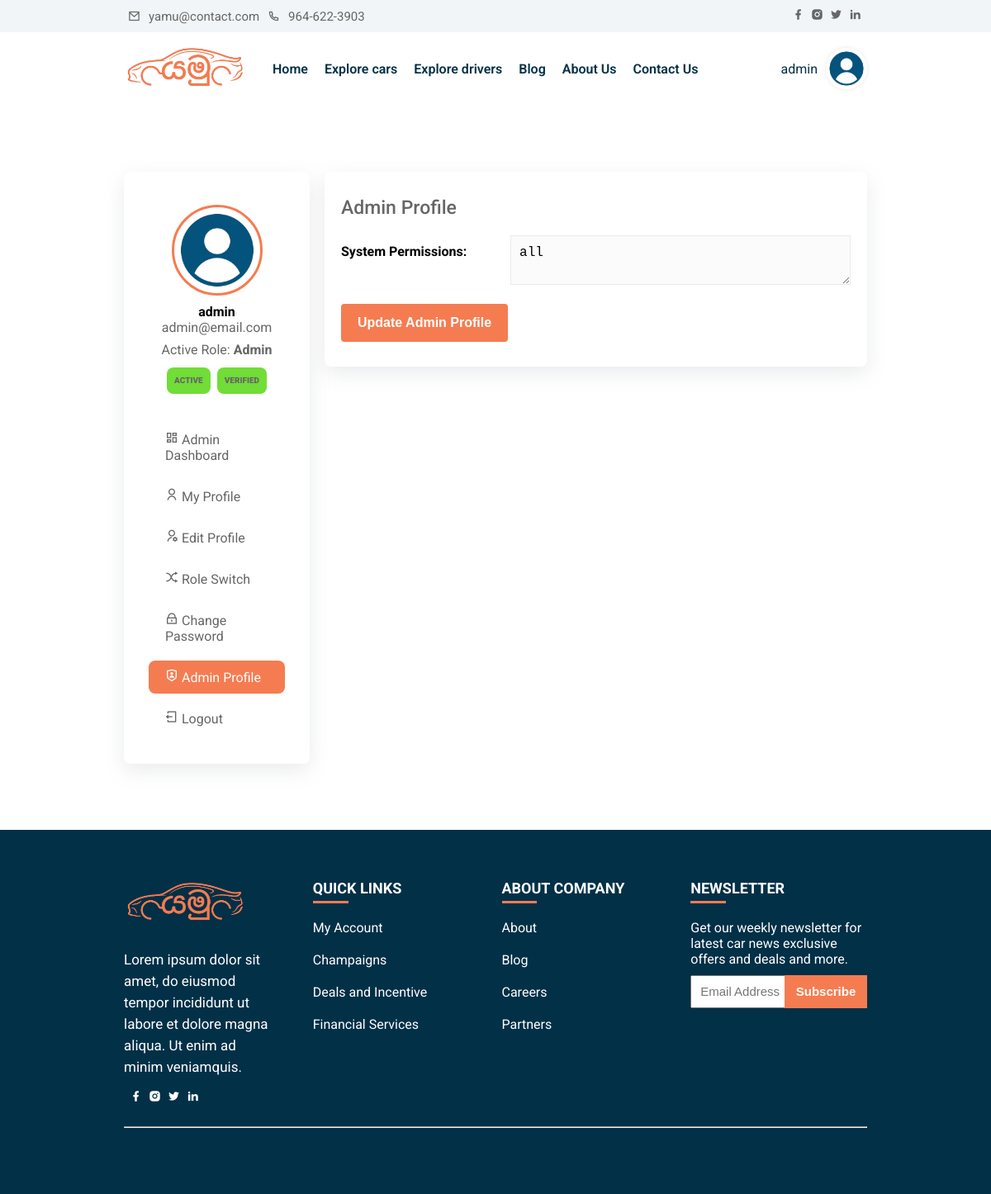
Screenshot of /admin-profile.php (signed in) with the database file from the repository.
### tables this page shows
CREATE TABLE IF NOT EXISTS `users` (
  `user_id` int(11) NOT NULL AUTO_INCREMENT,
  `username` varchar(50) DEFAULT NULL,
  `password` varchar(50) DEFAULT NULL,
  `role` enum('admin','staff','driver','customer') NOT NULL DEFAULT 'customer',
  `full_name` varchar(255) DEFAULT NULL,
  `email` varchar(255) DEFAULT NULL,
  `address` longtext,
  `city` varchar(50) DEFAULT NULL,
  `phone` varchar(11) DEFAULT NULL,
  `dob` varchar(50) DEFAULT NULL,
  `license_or_nic` varchar(100) DEFAULT NULL,
  `verification_status` varchar(20) NOT NULL DEFAULT 'verified',
  `bio` longtext,
  `profile_pic` varchar(255) DEFAULT NULL,
  `account_status` varchar(20) NOT NULL DEFAULT 'active',
  `rag_date` datetime DEFAULT NULL,
  `created_at` datetime DEFAULT NULL,
  `updated_at` datetime DEFAULT NULL,
  PRIMARY KEY (`user_id`)
);

CREATE TABLE IF NOT EXISTS `admin_profiles` (
  `admin_profile_id` INT(11) NOT NULL AUTO_INCREMENT,
  `user_id` INT(11) NOT NULL,
  `system_permissions` LONGTEXT DEFAULT NULL,
  `created_at` DATETIME DEFAULT CURRENT_TIMESTAMP,
  `updated_at` DATETIME DEFAULT CURRENT_TIMESTAMP ON UPDATE CURRENT_TIMESTAMP,
  PRIMARY KEY (`admin_profile_id`),
  UNIQUE KEY `uk_admin_profile_user` (`user_id`)
);

### includes/auth.php (called while the page is built, shortened)
<?php
function yamu_e($value)
{
    return htmlspecialchars((string) $value, ENT_QUOTES, 'UTF-8');
}
function yamu_normalize_role($role)
{
    $role = strtolower(trim((string) $role));
    $allowedRoles = ['admin', 'staff', 'driver', 'customer'];
    return in_array($role, $allowedRoles, true) ? $role : 'customer';
}
function yamu_role_label($role)
{
    return ucfirst(yamu_normalize_role($role));
}
function yamu_is_admin_role($role)
{
    return yamu_normalize_role($role) === 'admin';
}
function yamu_is_admin_panel_role($role)
{
    return yamu_is_admin_role($role);
}
function yamu_table_exists($conn, $tableName)
{
    static $cache = [];
    $key = spl_object_hash($conn) . ':' . $tableName;
    if (isset($cache[$key])) {
        return $cache[$key];
    }
    $escapedTable = mysqli_real_escape_string($conn, (string) $tableName);
    $result = @mysqli_query($conn, "SHOW TABLES LIKE '{$escapedTable}'");
    $exists = $result instanceof mysqli_result && $result->num_rows > 0;
    $cache[$key] = $exists;
    return $exists;
}
function yamu_is_admin_authenticated()
{
    return isset($_SESSION['admin']) && yamu_is_admin_panel_role($_SESSION['admin']['role'] ?? null);
}
function yamu_badge_class($status)
{
    $status = strtolower(trim((string) $status));
    if (in_array($status, ['active', 'approved', 'verified', 'confirmed', 'completed', 'paid', 'available', 'good', 'visible', 'resolved'], true)) {
        return 'Status-conpleted-badge';
    }
    return 'Status-inactive-badge';
}
function yamu_fetch_user_by_id($conn, $userId)
{
    $stmt = $conn->prepare('SELECT * FROM users WHERE user_id = ? LIMIT 1');
    $stmt->bind_param('i', $userId);
    $stmt->execute();
    $result = $stmt->get_result();
    $row = $result ? $result->fetch_assoc() : null;
    return $row ?: null;
}
function yamu_ensure_role_profile_row($conn, $userId, $role, $sourceUser = null)
{
    $userId = (int) $userId;
    $role = yamu_normalize_role($role);
    $sourceUser = is_array($sourceUser) ? $sourceUser : yamu_fetch_user_by_id($conn, $userId);
    if ($role === 'admin' && yamu_table_exists($conn, 'admin_profiles')) {
        $permissions = 'all';
        $stmt = $conn->prepare('INSERT IGNORE INTO admin_profiles (user_id, system_permissions, created_at, updated_at) VALUES (?, ?, NOW(), NOW())');
        $stmt->bind_param('is', $userId, $permissions);
        $ok = $stmt->execute();
        return $ok;
    }
    return false;
}
function yamu_fetch_role_profile($conn, $userId, $role)
{
    $userId = (int) $userId;
    $role = yamu_normalize_role($role);
    $tableByRole = [
        'customer' => 'customer_profiles',
        'driver' => 'driver_profiles',
        'staff' => 'staff_profiles',
        'admin' => 'admin_profiles',
    ];
    $table = $tableByRole[$role] ?? null;
    $stmt = $conn->prepare("SELECT * FROM {$table} WHERE user_id = ? LIMIT 1");
    $stmt->bind_param('i', $userId);
    $stmt->execute();
    $result = $stmt->get_result();
    $profile = $result ? $result->fetch_assoc() : null;
    return $profile ?: null;
}
function yamu_profile_avatar_path($fileName)
{
    $fileName = !empty($fileName) ? $fileName : 'avatar.png';
    return 'assets/images/uploads/avatar/' . $fileName;
}

### admin-profile.php (the view, shortened to what this page needs)
<?php
require_once __DIR__ . '/includes/auth.php';
include 'includes/config.php';
$page_title = 'Admin Profile';
$userId = (int) ($_SESSION['user']['user_ID'] ?? 0);
yamu_ensure_role_profile_row($conn, $userId, 'admin');
$profile = yamu_fetch_role_profile($conn, $userId, 'admin') ?? [];
?>
<!DOCTYPE html>
<html lang="en">
<head>
    <?php include('includes/header.php'); ?>
</head>
<body>
    <?php include('includes/menu.php'); ?>
    <section class="profile">
        <div class="container">
            <div class="row">
                <?php
                    $currentAccountPage = 'admin-profile';
                    include('includes/account-sidebar.php');
                ?>
                <div class="profile-details card">
                    <h3>Admin Profile</h3>
                    <form action="includes/role-profile-setting.php" method="POST" class="signup-form">
                        <div class="form-group">
                            <label for="system_permissions">System Permissions:</label>
                            <textarea name="system_permissions" id="system_permissions" placeholder="e.g. all or comma-separated permissions"><?php echo yamu_e($profile['system_permissions'] ?? 'all'); ?></textarea>
                        </div>
                        <input type="submit" value="Update Admin Profile" class="btn main-btn" name="updateAdminProfile" />
                    </form>
                </div>
            </div>
        </div>
    </section>
    <?php include('includes/footer.php'); ?>
</body>
</html>

### includes/menu.php (shortened to what this page needs)
<?php
    require_once __DIR__ . '/auth.php';
    $signedInAdmin = $_SESSION['admin'] ?? null;
    $currentPage = basename($_SERVER['PHP_SELF'] ?? '');
?>
        <div class="top-nav">
            <div class="container row">
                <div class="contact-info row">
                    <div>
                        <i class="ri-mail-line"></i>
                        <a href="mailto:yamu@contact.com">yamu@contact.com</a>
                    </div>
                    <div>
                        <i class="ri-phone-line"></i>
                        <a href="tel: 123456789">964-622-3903</a>
                    </div>
                </div>
                <div class="social-icon">
                    <a href="#" title="facebook">
                        <i class="ri-facebook-fill"></i>
                    </a>
                    <a href="#" title="instagram">
                        <i class="ri-instagram-fill"></i>
                    </a>
                    <a href="#" title="twitter">
                        <i class="ri-twitter-fill"></i>
                    </a>
                    <a href="#" title="linkedin">
                        <i class="ri-linkedin-fill"></i>
                    </a>
                </div>
            </div>
        </div>
        <nav id="nav">
            <div class="container">
                <a href="index.php" class="">
                    <img class="navbar-brand" src="assets/images/logo/logo-full.png" alt="Yamu logo">
                </a>
                <ul class="navbar" id="navbar">
                    <li class="navbar-item">
                        <a class="navbar-link <?php echo $currentPage === 'index.php' ? 'active' : ''; ?>" href="index.php">Home</a>
                    </li>
                    <li class="navbar-item">
                        <a class="navbar-link <?php echo isset($page_title) && $page_title === 'Car Listing' ? 'active' : ''; ?>" href="car-listing.php">Explore cars</a>
                    </li>
                    <li class="navbar-item">
                        <a class="navbar-link <?php echo in_array($page_title ?? '', ['Explore Drivers', 'Driver Details'], true) ? 'active' : ''; ?>" href="drivers.php">Explore drivers</a>
                    </li>
                    <li class="navbar-item">
                        <a class="navbar-link <?php echo isset($page_title) && $page_title === 'Blog' ? 'active' : ''; ?>" href="blog.php">Blog</a>
                    </li>
                    <li class="navbar-item">
                        <a class="navbar-link <?php echo isset($page_title) && $page_title === 'About' ? 'active' : ''; ?>" href="about.php">About Us</a>
                    </li>
                    <li class="navbar-item">
                        <a class="navbar-link <?php echo isset($page_title) && $page_title === 'Contact' ? 'active' : ''; ?>" href="contact.php">Contact Us</a>
                    </li>
                </ul>
                <ul class="sign-btn">
                    <?php
                        if (yamu_is_admin_authenticated()) {
                            ?>
                                <div class="login-menu subnav">
                                    <span><?php echo yamu_e($signedInAdmin['username'] ?? 'admin'); ?></span>
                                    <div class="avatar">
                                        <img src="<?php echo yamu_e(yamu_profile_avatar_path($signedInAdmin['avatar'] ?? 'avatar.png')); ?>" alt="avatar">
                                    </div>
                                </div>
                            <?php
                        }
                    ?>
                </ul>
            </div>
        </nav>

### includes/account-sidebar.php (shortened to what this page needs)
<?php
    $currentUser = $_SESSION['user'];
    $currentRole = $currentUser['active_role'] ?? ($currentUser['role'] ?? 'customer');
    $assignedRoles = $currentUser['roles'] ?? [$currentRole];
    $currentAccountPage = $currentAccountPage ?? '';
    $accountStatusClass = yamu_badge_class($currentUser['account_status'] ?? 'active');
    $verificationClass = yamu_badge_class($currentUser['verification_status'] ?? 'verified');
?>
<div class="profile-card card sticky">
    <div class="avatar">
        <img src="<?php echo yamu_e(yamu_profile_avatar_path($currentUser['avatar'] ?? 'avatar.png')); ?>" alt="avatar">
    </div>
    <h4><?php echo yamu_e($currentUser['name'] ?? ''); ?></h4>
    <span><?php echo yamu_e($currentUser['email'] ?? ''); ?></span>
    <span style="display:block; margin-top: 8px;">
        Active Role: <strong><?php echo yamu_e(yamu_role_label($currentRole)); ?></strong>
    </span>
    <div class="account-meta">
        <span class="<?php echo yamu_e($accountStatusClass); ?>">
            <?php echo yamu_e(ucfirst($currentUser['account_status'] ?? 'active')); ?>
        </span>
        <span class="<?php echo yamu_e($verificationClass); ?>">
            <?php echo yamu_e(ucfirst(str_replace('_', ' ', $currentUser['verification_status'] ?? 'verified'))); ?>
        </span>
    </div>
    <ul class="sidenav-list">
        <?php if (yamu_is_admin_panel_role($currentRole)) { ?>
            <li class="sidenav-item">
                <a href="admin/dashboard.php" class="nav-links">
                    <i class="ri-dashboard-line"></i>
                    Admin Dashboard
                </a>
            </li>
        <?php } ?>
        <li class="sidenav-item">
            <a href="my-profile.php" class="nav-links <?php echo $currentAccountPage === 'my-profile' ? 'active' : ''; ?>">
                <i class="ri-user-line"></i>
                My Profile
            </a>
        </li>
        <li class="sidenav-item">
            <a href="edit-profile.php" class="nav-links <?php echo $currentAccountPage === 'edit-profile' ? 'active' : ''; ?>">
                <i class="ri-user-settings-line"></i>
                Edit Profile
            </a>
        </li>
        <li class="sidenav-item">
            <a href="role-switch.php" class="nav-links <?php echo $currentAccountPage === 'role-switch' ? 'active' : ''; ?>">
                <i class="ri-shuffle-line"></i>
                Role Switch
            </a>
        </li>
        <li class="sidenav-item">
            <a href="update-password.php" class="nav-links <?php echo $currentAccountPage === 'password' ? 'active' : ''; ?>">
                <i class="ri-lock-line"></i>
                Change Password
            </a>
        </li>
        <?php if (in_array('admin', $assignedRoles, true)) { ?>
            <li class="sidenav-item">
                <a href="admin-profile.php" class="nav-links <?php echo $currentAccountPage === 'admin-profile' ? 'active' : ''; ?>">
                    <i class="ri-shield-user-line"></i>
                    Admin Profile
                </a>
            </li>
        <?php } ?>
        <li class="sidenav-item">
            <a href="logout.php" class="nav-links">
                <i class="ri-logout-box-line"></i>
                Logout
            </a>
        </li>
    </ul>
</div>

### rows the page displays
users: username "admin", profile_pic (placeholder picture), email "admin@email.com", account_status "ACTIVE", verification_status "VERIFIED"
admin_profiles: system_permissions "all"

### other values shown
yamu_e($currentUser['name'] ?? '') "admin"
yamu_e(yamu_role_label($currentRole)) "Admin"
